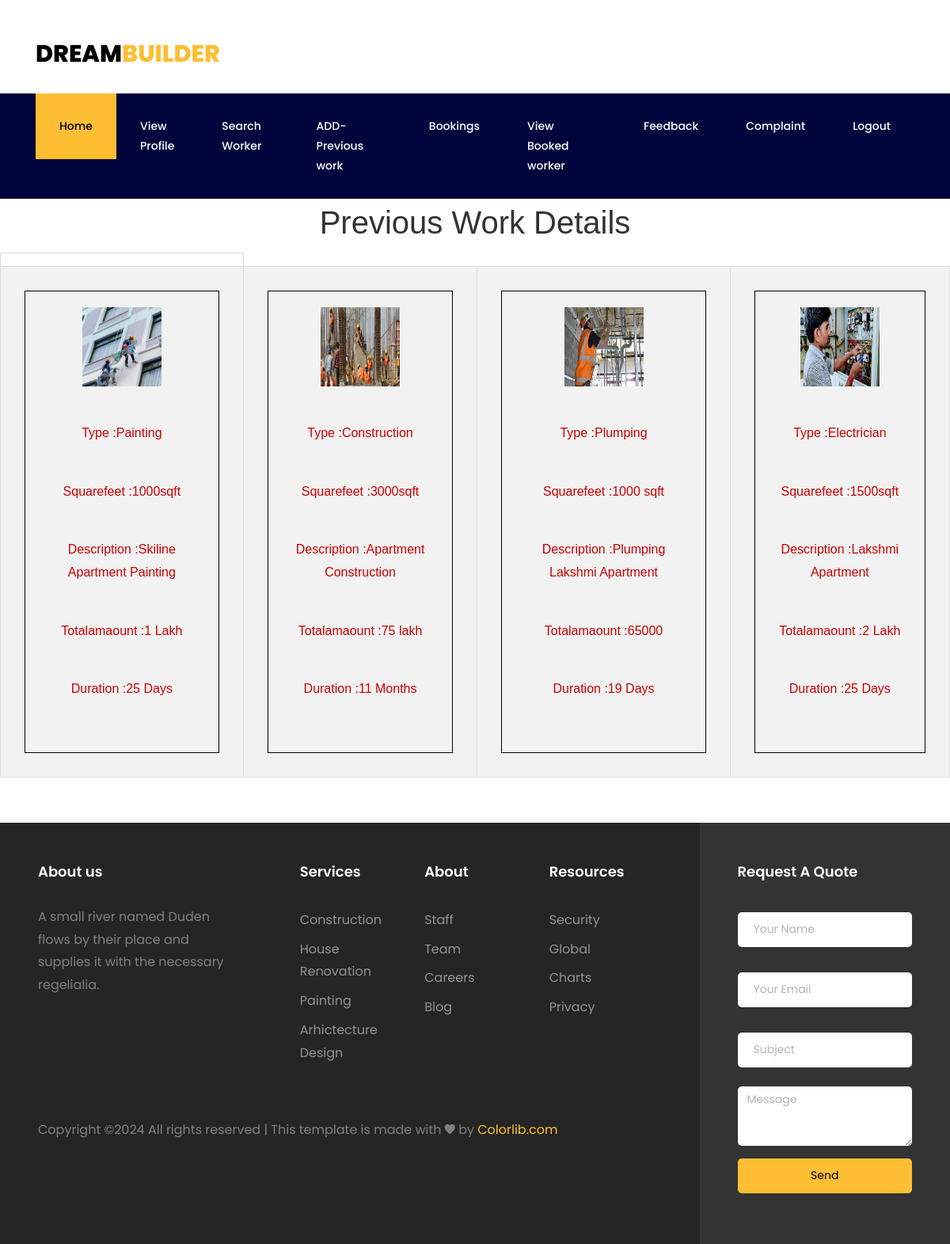
Screenshot of /Condractor/Viewpreviouswork/ with the database file from the repository.
### Condractor/models.py (models this page shows)
class previouswork(models.Model):
    Type=models.ForeignKey(Contractservice,on_delete=models.SET_NULL,null=True)
    Squarefeet=models.CharField(max_length=20)
    Photo=models.FileField(upload_to="Previousworkimage/")
    Description=models.CharField(max_length=70)
    Totalamount=models.CharField(max_length=20)
    Duration=models.CharField(max_length=20)
    Condractor=models.ForeignKey(NewConstructor,on_delete=models.SET_NULL,null=True)

### Admin/models.py (models this page shows)
class Contractservice(models.Model):
    Service=models.CharField(max_length=20)
    def __str__(self):
     return self.Service

### Condractor/views.py (the view)
# urls.py: path('Viewpreviouswork/',views.viewprvwork,name="View-prv"),
def viewprvwork(request):
    prfconst=previouswork.objects.all()
    return render(request,"Condractor/viewpreviuouswork.html",{"prfconst":prfconst})

### Condractor/templates/Condractor/viewpreviuouswork.html (shortened to what this page needs)
{% extends 'Condractor/Header.html' %}
 {% load static %}
    {% block content %}
    <div id="data">
        <div id="tab">
        <table align="center" cellpadding="30" style="border-collapse: collapse;">
            <h1 align="center">Previous Work Details</h1>
            <td>
                <tr>
                    {% for x in prfconst %}
                    <td>
                        <div style="text-align: center;border: 1px solid black; margin: 22px; padding: 20px;">
                        <p><img src="{{x.Photo.url}}" alt="" height="100" width="100"></p>
                        <br>
                        <p> Type :{{x.Type}}</p>
                        <br>
                        <p> Squarefeet :{{x.Squarefeet}}</p>
                        <br>
                        <p> Description :{{x.Description}}</p>
                        <br>
                        <p> Totalamaount :{{x.Totalamount}}</p>
                        <br>
                        <p> Duration :{{x.Duration}}</p>
                        <br>
    </div>
    </td>
    {% if forloop.counter|divisibleby:4 %}
    </tr>
        {% endif %}
        {% endfor %}
        </div>
    </div>
</body>
{% endblock  %}

### Guest/static/form/form.css (style rules this page uses)
#tab { font-family: "Trebuchet MS", Arial, Helvetica, sans-serif; border-collapse: collapse; width: 100%; }
#tab td, #tab th { border: 1px solid #ddd; padding: 8px; color: #C00; }
#tab tr:nth-child(even) { background-color: #f2f2f2; }

### rows the page displays
previouswork: Photo (picture), Type "Painting", Squarefeet "1000sqft", Description "Skiline Apartment Painting", Totalamount "1 Lakh", Duration "25 Days"
previouswork: Photo (picture), Type "Construction", Squarefeet "3000sqft", Description "Apartment Construction", Totalamount "75 lakh", Duration "11 Months"
previouswork: Photo (picture), Type "Plumping", Squarefeet "1000 sqft", Description "Plumping Lakshmi Apartment", Totalamount "65000", Duration "19 Days"
previouswork: Photo (picture), Type "Electrician", Squarefeet "1500sqft", Description "Lakshmi Apartment", Totalamount "2 Lakh", Duration "25 Days"
